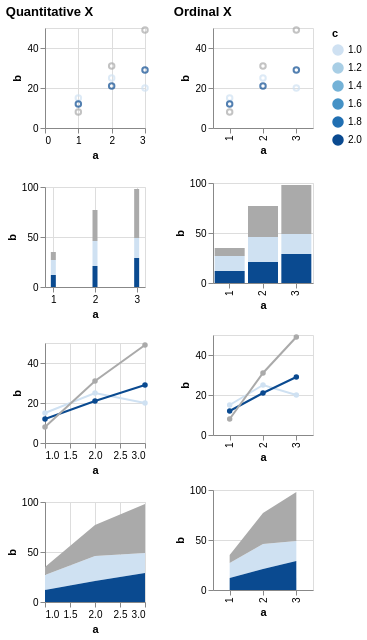

Vega-Lite specification stored for this chart:
### Vega specification from a JSON file in a GitHub repository (floating-point values rounded to 4 significant figures)
{"$schema": "https://vega.github.io/schema/vega/v5.json", "description": "Testing invalid", "background": "white", "padding": 5, "data": [{"name": "source_0", "values": [{"a": 1, "b": 15, "c": 1}, {"a": 2, "b": 25, "c": 1}, {"a": 3, "b": 20, "c": 1}, {"a": 1, "b": 12, "c": 2}, {"a": 2, "b": 21, "c": 2}, {"a": 3, "b": 29, "c": 2}, {"a": 1, "b": 8, "c": null}, {"a": 2, "b": 31, "c": null}, {"a": 3, "b": 49, "c": null}]}, {"name": "data_0", "source": "source_0", "transform": [{"type": "formula", "expr": "toNumber(datum[\"a\"])", "as": "a"}]}, {"name": "data_2", "source": "data_0", "transform": [{"type": "stack", "groupby": ["a"], "field": "b", "sort": {"field": ["c"], "order": ["descending"]}, "as": ["b_start", "b_end"], "offset": "zero"}]}, {"name": "data_3", "source": "data_0", "transform": [{"type": "impute", "field": "b", "groupby": ["c"], "key": "a", "method": "value", "value": 0}, {"type": "stack", "groupby": ["a"], "field": "b", "sort": {"field": ["c"], "order": ["descending"]}, "as": ["b_start", "b_end"], "offset": "zero"}]}, {"name": "data_4", "source": "data_0", "transform": [{"type": "stack", "groupby": ["a"], "field": "b", "sort": {"field": ["c"], "order": ["descending"]}, "as": ["b_start", "b_end"], "offset": "zero"}]}, {"name": "data_5", "source": "data_0", "transform": [{"type": "impute", "field": "b", "groupby": ["c"], "key": "a", "method": "value", "value": 0}, {"type": "stack", "groupby": ["a"], "field": "b", "sort": {"field": ["c"], "order": ["descending"]}, "as": ["b_start", "b_end"], "offset": "zero"}]}], "signals": [{"name": "childWidth", "value": 100}, {"name": "concat_0_childHeight", "value": 100}, {"name": "concat_1_childHeight", "value": 100}], "layout": {"padding": 20, "bounds": "full", "align": "each"}, "marks": [{"type": "group", "name": "concat_0_group", "title": {"text": "Quantitative X", "anchor": "start"}, "layout": {"padding": 20, "columns": 1, "bounds": "full", "align": "each"}, "marks": [{"type": "group", "name": "concat_0_concat_0_group", "style": "cell", "encode": {"update": {"width": {"signal": "childWidth"}, "height": {"signal": "concat_0_childHeight"}}}, "marks": [{"name": "concat_0_concat_0_marks", "type": "symbol", "style": ["point"], "from": {"data": "data_0"}, "encode": {"update": {"opacity": {"value": 0.7}, "fill": {"value": "transparent"}, "stroke": [{"test": "!isValid(datum[\"c\"]) || !isFinite(+datum[\"c\"])", "value": "#aaa"}, {"scale": "color", "field": "c"}], "tooltip": {"signal": "{\"a\": format(datum[\"a\"], \"\"), \"b\": format(datum[\"b\"], \"\"), \"c\": format(datum[\"c\"], \"\")}"}, "ariaRoleDescription": {"value": "point"}, "description": {"signal": "\"a: \" + (format(datum[\"a\"], \"\")) + \"; b: \" + (format(datum[\"b\"], \"\")) + \"; c: \" + (format(datum[\"c\"], \"\"))"}, "x": [{"test": "!isValid(datum[\"a\"]) || !isFinite(+datum[\"a\"])", "scale": "concat_0_concat_0_x", "value": 0}, {"scale": "concat_0_concat_0_x", "field": "a"}], "y": [{"test": "!isValid(datum[\"b\"]) || !isFinite(+datum[\"b\"])", "scale": "concat_0_concat_0_y", "value": 0}, {"scale": "concat_0_concat_0_y", "field": "b"}]}}}], "axes": [{"scale": "concat_0_concat_0_x", "orient": "bottom", "gridScale": "concat_0_concat_0_y", "grid": true, "tickCount": {"signal": "ceil(childWidth/40)"}, "domain": false, "labels": false, "aria": false, "maxExtent": 0, "minExtent": 0, "ticks": false, "zindex": 0}, {"scale": "concat_0_concat_0_y", "orient": "left", "gridScale": "concat_0_concat_0_x", "grid": true, "tickCount": {"signal": "ceil(concat_0_childHeight/40)"}, "domain": false, "labels": false, "aria": false, "maxExtent": 0, "minExtent": 0, "ticks": false, "zindex": 0}, {"scale": "concat_0_concat_0_x", "orient": "bottom", "grid": false, "title": "a", "labelFlush": true, "labelOverlap": true, "tickCount": {"signal": "ceil(childWidth/40)"}, "zindex": 0}, {"scale": "concat_0_concat_0_y", "orient": "left", "grid": false, "title": "b", "labelOverlap": true, "tickCount": {"signal": "ceil(concat_0_childHeight/40)"}, "zindex": 0}]}, {"type": "group", "name": "concat_0_concat_1_group", "style": "cell", "encode": {"update": {"width": {"signal": "childWidth"}, "height": {"signal": "concat_0_childHeight"}}}, "marks": [{"name": "concat_0_concat_1_marks", "type": "rect", "style": ["bar"], "from": {"data": "data_2"}, "encode": {"update": {"fill": [{"test": "!isValid(datum[\"c\"]) || !isFinite(+datum[\"c\"])", "value": "#aaa"}, {"scale": "color", "field": "c"}], "tooltip": {"signal": "{\"a\": format(datum[\"a\"], \"\"), \"b\": format(datum[\"b\"], \"\"), \"c\": format(datum[\"c\"], \"\")}"}, "ariaRoleDescription": {"value": "bar"}, "description": {"signal": "\"a: \" + (format(datum[\"a\"], \"\")) + \"; b: \" + (format(datum[\"b\"], \"\")) + \"; c: \" + (format(datum[\"c\"], \"\"))"}, "xc": [{"test": "!isValid(datum[\"a\"]) || !isFinite(+datum[\"a\"])", "value": 0}, {"scale": "concat_0_concat_1_x", "field": "a"}], "width": {"value": 5}, "y": {"scale": "concat_0_concat_1_y", "field": "b_end"}, "y2": {"scale": "concat_0_concat_1_y", "field": "b_start"}}}}], "axes": [{"scale": "concat_0_concat_1_x", "orient": "bottom", "gridScale": "concat_0_concat_1_y", "grid": true, "tickCount": {"signal": "ceil(childWidth/40)"}, "domain": false, "labels": false, "aria": false, "maxExtent": 0, "minExtent": 0, "ticks": false, "zindex": 0}, {"scale": "concat_0_concat_1_y", "orient": "left", "gridScale": "concat_0_concat_1_x", "grid": true, "tickCount": {"signal": "ceil(concat_0_childHeight/40)"}, "domain": false, "labels": false, "aria": false, "maxExtent": 0, "minExtent": 0, "ticks": false, "zindex": 0}, {"scale": "concat_0_concat_1_x", "orient": "bottom", "grid": false, "title": "a", "labelFlush": true, "labelOverlap": true, "tickCount": {"signal": "ceil(childWidth/40)"}, "zindex": 0}, {"scale": "concat_0_concat_1_y", "orient": "left", "grid": false, "title": "b", "labelOverlap": true, "tickCount": {"signal": "ceil(concat_0_childHeight/40)"}, "zindex": 0}]}, {"type": "group", "name": "concat_0_concat_2_group", "style": "cell", "encode": {"update": {"width": {"signal": "childWidth"}, "height": {"signal": "concat_0_childHeight"}}}, "marks": [{"name": "concat_0_concat_2_layer_0_pathgroup", "type": "group", "from": {"facet": {"name": "faceted_path_concat_0_concat_2_layer_0_main", "data": "data_0", "groupby": ["c"]}}, "encode": {"update": {"width": {"field": {"group": "width"}}, "height": {"field": {"group": "height"}}}}, "marks": [{"name": "concat_0_concat_2_layer_0_marks", "type": "line", "style": ["line"], "sort": {"field": "x"}, "from": {"data": "faceted_path_concat_0_concat_2_layer_0_main"}, "encode": {"update": {"stroke": [{"test": "!isValid(datum[\"c\"]) || !isFinite(+datum[\"c\"])", "value": "#aaa"}, {"scale": "color", "field": "c"}], "tooltip": {"signal": "{\"a\": format(datum[\"a\"], \"\"), \"b\": format(datum[\"b\"], \"\"), \"c\": format(datum[\"c\"], \"\")}"}, "description": {"signal": "\"a: \" + (format(datum[\"a\"], \"\")) + \"; b: \" + (format(datum[\"b\"], \"\")) + \"; c: \" + (format(datum[\"c\"], \"\"))"}, "x": [{"test": "!isValid(datum[\"a\"]) || !isFinite(+datum[\"a\"])", "value": 0}, {"scale": "concat_0_concat_2_x", "field": "a"}], "y": [{"test": "!isValid(datum[\"b\"]) || !isFinite(+datum[\"b\"])", "scale": "concat_0_concat_2_y", "value": 0}, {"scale": "concat_0_concat_2_y", "field": "b"}]}}}]}, {"name": "concat_0_concat_2_layer_1_marks", "type": "symbol", "style": ["point"], "from": {"data": "data_0"}, "encode": {"update": {"opacity": {"value": 1}, "fill": [{"test": "!isValid(datum[\"c\"]) || !isFinite(+datum[\"c\"])", "value": "#aaa"}, {"scale": "color", "field": "c"}], "tooltip": {"signal": "{\"a\": format(datum[\"a\"], \"\"), \"b\": format(datum[\"b\"], \"\"), \"c\": format(datum[\"c\"], \"\")}"}, "ariaRoleDescription": {"value": "point"}, "description": {"signal": "\"a: \" + (format(datum[\"a\"], \"\")) + \"; b: \" + (format(datum[\"b\"], \"\")) + \"; c: \" + (format(datum[\"c\"], \"\"))"}, "x": [{"test": "!isValid(datum[\"a\"]) || !isFinite(+datum[\"a\"])", "value": 0}, {"scale": "concat_0_concat_2_x", "field": "a"}], "y": [{"test": "!isValid(datum[\"b\"]) || !isFinite(+datum[\"b\"])", "scale": "concat_0_concat_2_y", "value": 0}, {"scale": "concat_0_concat_2_y", "field": "b"}]}}}], "axes": [{"scale": "concat_0_concat_2_x", "orient": "bottom", "gridScale": "concat_0_concat_2_y", "grid": true, "tickCount": {"signal": "ceil(childWidth/40)"}, "domain": false, "labels": false, "aria": false, "maxExtent": 0, "minExtent": 0, "ticks": false, "zindex": 0}, {"scale": "concat_0_concat_2_y", "orient": "left", "gridScale": "concat_0_concat_2_x", "grid": true, "tickCount": {"signal": "ceil(concat_0_childHeight/40)"}, "domain": false, "labels": false, "aria": false, "maxExtent": 0, "minExtent": 0, "ticks": false, "zindex": 0}, {"scale": "concat_0_concat_2_x", "orient": "bottom", "grid": false, "title": "a", "labelFlush": true, "labelOverlap": true, "tickCount": {"signal": "ceil(childWidth/40)"}, "zindex": 0}, {"scale": "concat_0_concat_2_y", "orient": "left", "grid": false, "title": "b", "labelOverlap": true, "tickCount": {"signal": "ceil(concat_0_childHeight/40)"}, "zindex": 0}]}, {"type": "group", "name": "concat_0_concat_3_group", "style": "cell", "encode": {"update": {"width": {"signal": "childWidth"}, "height": {"signal": "concat_0_childHeight"}}}, "marks": [{"name": "concat_0_concat_3_pathgroup", "type": "group", "from": {"facet": {"name": "faceted_path_concat_0_concat_3_main", "data": "data_3", "groupby": ["c"]}}, "encode": {"update": {"width": {"field": {"group": "width"}}, "height": {"field": {"group": "height"}}}}, "marks": [{"name": "concat_0_concat_3_marks", "type": "area", "style": ["area"], "sort": {"field": "x"}, "from": {"data": "faceted_path_concat_0_concat_3_main"}, "encode": {"update": {"orient": {"value": "vertical"}, "fill": [{"test": "!isValid(datum[\"c\"]) || !isFinite(+datum[\"c\"])", "value": "#aaa"}, {"scale": "color", "field": "c"}], "tooltip": {"signal": "{\"a\": format(datum[\"a\"], \"\"), \"b\": format(datum[\"b\"], \"\"), \"c\": format(datum[\"c\"], \"\")}"}, "description": {"signal": "\"a: \" + (format(datum[\"a\"], \"\")) + \"; b: \" + (format(datum[\"b\"], \"\")) + \"; c: \" + (format(datum[\"c\"], \"\"))"}, "x": [{"test": "!isValid(datum[\"a\"]) || !isFinite(+datum[\"a\"])", "value": 0}, {"scale": "concat_0_concat_3_x", "field": "a"}], "y": {"scale": "concat_0_concat_3_y", "field": "b_end"}, "y2": {"scale": "concat_0_concat_3_y", "field": "b_start"}}}}]}], "axes": [{"scale": "concat_0_concat_3_x", "orient": "bottom", "gridScale": "concat_0_concat_3_y", "grid": true, "tickCount": {"signal": "ceil(childWidth/40)"}, "domain": false, "labels": false, "aria": false, "maxExtent": 0, "minExtent": 0, "ticks": false, "zindex": 0}, {"scale": "concat_0_concat_3_y", "orient": "left", "gridScale": "concat_0_concat_3_x", "grid": true, "tickCount": {"signal": "ceil(concat_0_childHeight/40)"}, "domain": false, "labels": false, "aria": false, "maxExtent": 0, "minExtent": 0, "ticks": false, "zindex": 0}, {"scale": "concat_0_concat_3_x", "orient": "bottom", "grid": false, "title": "a", "labelFlush": true, "labelOverlap": true, "tickCount": {"signal": "ceil(childWidth/40)"}, "zindex": 0}, {"scale": "concat_0_concat_3_y", "orient": "left", "grid": false, "title": "b", "labelOverlap": true, "tickCount": {"signal": "ceil(concat_0_childHeight/40)"}, "zindex": 0}]}]}, {"type": "group", "name": "concat_1_group", "title": {"text": "Ordinal X", "anchor": "start"}, "layout": {"padding": 20, "columns": 1, "bounds": "full", "align": "each"}, "marks": [{"type": "group", "name": "concat_1_concat_0_group", "style": "cell", "encode": {"update": {"width": {"signal": "childWidth"}, "height": {"signal": "concat_1_childHeight"}}}, "marks": [{"name": "concat_1_concat_0_marks", "type": "symbol", "style": ["point"], "from": {"data": "data_0"}, "encode": {"update": {"opacity": {"value": 0.7}, "fill": {"value": "transparent"}, "stroke": [{"test": "!isValid(datum[\"c\"]) || !isFinite(+datum[\"c\"])", "value": "#aaa"}, {"scale": "color", "field": "c"}], "tooltip": {"signal": "{\"a\": isValid(datum[\"a\"]) ? datum[\"a\"] : \"\"+datum[\"a\"], \"b\": format(datum[\"b\"], \"\"), \"c\": format(datum[\"c\"], \"\")}"}, "ariaRoleDescription": {"value": "point"}, "description": {"signal": "\"a: \" + (isValid(datum[\"a\"]) ? datum[\"a\"] : \"\"+datum[\"a\"]) + \"; b: \" + (format(datum[\"b\"], \"\")) + \"; c: \" + (format(datum[\"c\"], \"\"))"}, "x": {"scale": "concat_1_concat_0_x", "field": "a"}, "y": [{"test": "!isValid(datum[\"b\"]) || !isFinite(+datum[\"b\"])", "scale": "concat_1_concat_0_y", "value": 0}, {"scale": "concat_1_concat_0_y", "field": "b"}]}}}], "axes": [{"scale": "concat_1_concat_0_y", "orient": "left", "gridScale": "concat_1_concat_0_x", "grid": true, "tickCount": {"signal": "ceil(concat_1_childHeight/40)"}, "domain": false, "labels": false, "aria": false, "maxExtent": 0, "minExtent": 0, "ticks": false, "zindex": 0}, {"scale": "concat_1_concat_0_x", "orient": "bottom", "grid": false, "title": "a", "labelAlign": "right", "labelAngle": 270, "labelBaseline": "middle", "zindex": 0}, {"scale": "concat_1_concat_0_y", "orient": "left", "grid": false, "title": "b", "labelOverlap": true, "tickCount": {"signal": "ceil(concat_1_childHeight/40)"}, "zindex": 0}]}, {"type": "group", "name": "concat_1_concat_1_group", "style": "cell", "encode": {"update": {"width": {"signal": "childWidth"}, "height": {"signal": "concat_1_childHeight"}}}, "marks": [{"name": "concat_1_concat_1_marks", "type": "rect", "style": ["bar"], "from": {"data": "data_4"}, "encode": {"update": {"fill": [{"test": "!isValid(datum[\"c\"]) || !isFinite(+datum[\"c\"])", "value": "#aaa"}, {"scale": "color", "field": "c"}], "tooltip": {"signal": "{\"a\": isValid(datum[\"a\"]) ? datum[\"a\"] : \"\"+datum[\"a\"], \"b\": format(datum[\"b\"], \"\"), \"c\": format(datum[\"c\"], \"\")}"}, "ariaRoleDescription": {"value": "bar"}, "description": {"signal": "\"a: \" + (isValid(datum[\"a\"]) ? datum[\"a\"] : \"\"+datum[\"a\"]) + \"; b: \" + (format(datum[\"b\"], \"\")) + \"; c: \" + (format(datum[\"c\"], \"\"))"}, "x": {"scale": "concat_1_concat_1_x", "field": "a"}, "width": {"signal": "max(0.25, bandwidth('concat_1_concat_1_x'))"}, "y": {"scale": "concat_1_concat_1_y", "field": "b_end"}, "y2": {"scale": "concat_1_concat_1_y", "field": "b_start"}}}}], "axes": [{"scale": "concat_1_concat_1_y", "orient": "left", "gridScale": "concat_1_concat_1_x", "grid": true, "tickCount": {"signal": "ceil(concat_1_childHeight/40)"}, "domain": false, "labels": false, "aria": false, "maxExtent": 0, "minExtent": 0, "ticks": false, "zindex": 0}, {"scale": "concat_1_concat_1_x", "orient": "bottom", "grid": false, "title": "a", "labelAlign": "right", "labelAngle": 270, "labelBaseline": "middle", "zindex": 0}, {"scale": "concat_1_concat_1_y", "orient": "left", "grid": false, "title": "b", "labelOverlap": true, "tickCount": {"signal": "ceil(concat_1_childHeight/40)"}, "zindex": 0}]}, {"type": "group", "name": "concat_1_concat_2_group", "style": "cell", "encode": {"update": {"width": {"signal": "childWidth"}, "height": {"signal": "concat_1_childHeight"}}}, "marks": [{"name": "concat_1_concat_2_layer_0_pathgroup", "type": "group", "from": {"facet": {"name": "faceted_path_concat_1_concat_2_layer_0_main", "data": "data_0", "groupby": ["c"]}}, "encode": {"update": {"width": {"field": {"group": "width"}}, "height": {"field": {"group": "height"}}}}, "marks": [{"name": "concat_1_concat_2_layer_0_marks", "type": "line", "style": ["line"], "sort": {"field": "x"}, "from": {"data": "faceted_path_concat_1_concat_2_layer_0_main"}, "encode": {"update": {"stroke": [{"test": "!isValid(datum[\"c\"]) || !isFinite(+datum[\"c\"])", "value": "#aaa"}, {"scale": "color", "field": "c"}], "tooltip": {"signal": "{\"a\": isValid(datum[\"a\"]) ? datum[\"a\"] : \"\"+datum[\"a\"], \"b\": format(datum[\"b\"], \"\"), \"c\": format(datum[\"c\"], \"\")}"}, "description": {"signal": "\"a: \" + (isValid(datum[\"a\"]) ? datum[\"a\"] : \"\"+datum[\"a\"]) + \"; b: \" + (format(datum[\"b\"], \"\")) + \"; c: \" + (format(datum[\"c\"], \"\"))"}, "x": {"scale": "concat_1_concat_2_x", "field": "a"}, "y": [{"test": "!isValid(datum[\"b\"]) || !isFinite(+datum[\"b\"])", "scale": "concat_1_concat_2_y", "value": 0}, {"scale": "concat_1_concat_2_y", "field": "b"}]}}}]}, {"name": "concat_1_concat_2_layer_1_marks", "type": "symbol", "style": ["point"], "from": {"data": "data_0"}, "encode": {"update": {"opacity": {"value": 1}, "fill": [{"test": "!isValid(datum[\"c\"]) || !isFinite(+datum[\"c\"])", "value": "#aaa"}, {"scale": "color", "field": "c"}], "tooltip": {"signal": "{\"a\": isValid(datum[\"a\"]) ? datum[\"a\"] : \"\"+datum[\"a\"], \"b\": format(datum[\"b\"], \"\"), \"c\": format(datum[\"c\"], \"\")}"}, "ariaRoleDescription": {"value": "point"}, "description": {"signal": "\"a: \" + (isValid(datum[\"a\"]) ? datum[\"a\"] : \"\"+datum[\"a\"]) + \"; b: \" + (format(datum[\"b\"], \"\")) + \"; c: \" + (format(datum[\"c\"], \"\"))"}, "x": {"scale": "concat_1_concat_2_x", "field": "a"}, "y": [{"test": "!isValid(datum[\"b\"]) || !isFinite(+datum[\"b\"])", "scale": "concat_1_concat_2_y", "value": 0}, {"scale": "concat_1_concat_2_y", "field": "b"}]}}}], "axes": [{"scale": "concat_1_concat_2_y", "orient": "left", "gridScale": "concat_1_concat_2_x", "grid": true, "tickCount": {"signal": "ceil(concat_1_childHeight/40)"}, "domain": false, "labels": false, "aria": false, "maxExtent": 0, "minExtent": 0, "ticks": false, "zindex": 0}, {"scale": "concat_1_concat_2_x", "orient": "bottom", "grid": false, "title": "a", "labelAlign": "right", "labelAngle": 270, "labelBaseline": "middle", "zindex": 0}, {"scale": "concat_1_concat_2_y", "orient": "left", "grid": false, "title": "b", "labelOverlap": true, "tickCount": {"signal": "ceil(concat_1_childHeight/40)"}, "zindex": 0}]}, {"type": "group", "name": "concat_1_concat_3_group", "style": "cell", "encode": {"update": {"width": {"signal": "childWidth"}, "height": {"signal": "concat_1_childHeight"}}}, "marks": [{"name": "concat_1_concat_3_pathgroup", "type": "group", "from": {"facet": {"name": "faceted_path_concat_1_concat_3_main", "data": "data_5", "groupby": ["c"]}}, "encode": {"update": {"width": {"field": {"group": "width"}}, "height": {"field": {"group": "height"}}}}, "marks": [{"name": "concat_1_concat_3_marks", "type": "area", "style": ["area"], "sort": {"field": "x"}, "from": {"data": "faceted_path_concat_1_concat_3_main"}, "encode": {"update": {"orient": {"value": "vertical"}, "fill": [{"test": "!isValid(datum[\"c\"]) || !isFinite(+datum[\"c\"])", "value": "#aaa"}, {"scale": "color", "field": "c"}], "tooltip": {"signal": "{\"a\": isValid(datum[\"a\"]) ? datum[\"a\"] : \"\"+datum[\"a\"], \"b\": format(datum[\"b\"], \"\"), \"c\": format(datum[\"c\"], \"\")}"}, "description": {"signal": "\"a: \" + (isValid(datum[\"a\"]) ? datum[\"a\"] : \"\"+datum[\"a\"]) + \"; b: \" + (format(datum[\"b\"], \"\")) + \"; c: \" + (format(datum[\"c\"], \"\"))"}, "x": {"scale": "concat_1_concat_3_x", "field": "a"}, "y": {"scale": "concat_1_concat_3_y", "field": "b_end"}, "y2": {"scale": "concat_1_concat_3_y", "field": "b_start"}}}}]}], "axes": [{"scale": "concat_1_concat_3_y", "orient": "left", "gridScale": "concat_1_concat_3_x", "grid": true, "tickCount": {"signal": "ceil(concat_1_childHeight/40)"}, "domain": false, "labels": false, "aria": false, "maxExtent": 0, "minExtent": 0, "ticks": false, "zindex": 0}, {"scale": "concat_1_concat_3_x", "orient": "bottom", "grid": false, "title": "a", "labelAlign": "right", "labelAngle": 270, "labelBaseline": "middle", "zindex": 0}, {"scale": "concat_1_concat_3_y", "orient": "left", "grid": false, "title": "b", "labelOverlap": true, "tickCount": {"signal": "ceil(concat_1_childHeight/40)"}, "zindex": 0}]}]}], "scales": [{"name": "color", "type": "linear", "domain": {"fields": [{"data": "data_0", "field": "c"}, {"data": "data_2", "field": "c"}, {"data": "data_3", "field": "c"}, {"data": "data_4", "field": "c"}, {"data": "data_5", "field": "c"}]}, "range": "ramp", "interpolate": "hcl", "zero": false}, {"name": "concat_0_concat_0_x", "type": "linear", "domain": {"data": "data_0", "field": "a"}, "range": [0, {"signal": "childWidth"}], "nice": true, "zero": true}, {"name": "concat_0_concat_0_y", "type": "linear", "domain": {"data": "data_0", "field": "b"}, "range": [{"signal": "concat_0_childHeight"}, 0], "nice": true, "zero": true}, {"name": "concat_0_concat_1_x", "type": "linear", "domain": {"data": "data_2", "field": "a"}, "range": [0, {"signal": "childWidth"}], "nice": true, "zero": false, "padding": 5}, {"name": "concat_0_concat_1_y", "type": "linear", "domain": {"data": "data_2", "fields": ["b_start", "b_end"]}, "range": [{"signal": "concat_0_childHeight"}, 0], "nice": true, "zero": true}, {"name": "concat_0_concat_2_x", "type": "linear", "domain": {"data": "data_0", "field": "a"}, "range": [0, {"signal": "childWidth"}], "nice": true, "zero": false}, {"name": "concat_0_concat_2_y", "type": "linear", "domain": {"data": "data_0", "field": "b"}, "range": [{"signal": "concat_0_childHeight"}, 0], "nice": true, "zero": true}, {"name": "concat_0_concat_3_x", "type": "linear", "domain": {"data": "data_3", "field": "a"}, "range": [0, {"signal": "childWidth"}], "nice": true, "zero": false}, {"name": "concat_0_concat_3_y", "type": "linear", "domain": {"data": "data_3", "fields": ["b_start", "b_end"]}, "range": [{"signal": "concat_0_childHeight"}, 0], "nice": true, "zero": true}, {"name": "concat_1_concat_0_x", "type": "point", "domain": {"data": "data_0", "field": "a", "sort": true}, "range": [0, {"signal": "childWidth"}], "padding": 0.5}, {"name": "concat_1_concat_0_y", "type": "linear", "domain": {"data": "data_0", "field": "b"}, "range": [{"signal": "concat_1_childHeight"}, 0], "nice": true, "zero": true}, {"name": "concat_1_concat_1_x", "type": "band", "domain": {"data": "data_4", "field": "a", "sort": true}, "range": [0, {"signal": "childWidth"}], "paddingInner": 0.1, "paddingOuter": 0.05}, {"name": "concat_1_concat_1_y", "type": "linear", "domain": {"data": "data_4", "fields": ["b_start", "b_end"]}, "range": [{"signal": "concat_1_childHeight"}, 0], "nice": true, "zero": true}, {"name": "concat_1_concat_2_x", "type": "point", "domain": {"data": "data_0", "field": "a", "sort": true}, "range": [0, {"signal": "childWidth"}], "padding": 0.5}, {"name": "concat_1_concat_2_y", "type": "linear", "domain": {"data": "data_0", "field": "b"}, "range": [{"signal": "concat_1_childHeight"}, 0], "nice": true, "zero": true}, {"name": "concat_1_concat_3_x", "type": "point", "domain": {"data": "data_5", "field": "a", "sort": true}, "range": [0, {"signal": "childWidth"}], "padding": 0.5}, {"name": "concat_1_concat_3_y", "type": "linear", "domain": {"data": "data_5", "fields": ["b_start", "b_end"]}, "range": [{"signal": "concat_1_childHeight"}, 0], "nice": true, "zero": true}], "legends": [{"stroke": "color", "gradientLength": {"signal": "clamp(concat_0_childHeight, 64, 200)"}, "title": "c", "encode": {"gradient": {"update": {"opacity": {"value": 0.7}}}}, "fill": "color"}], "config": {"mark": {"tooltip": true}}}
